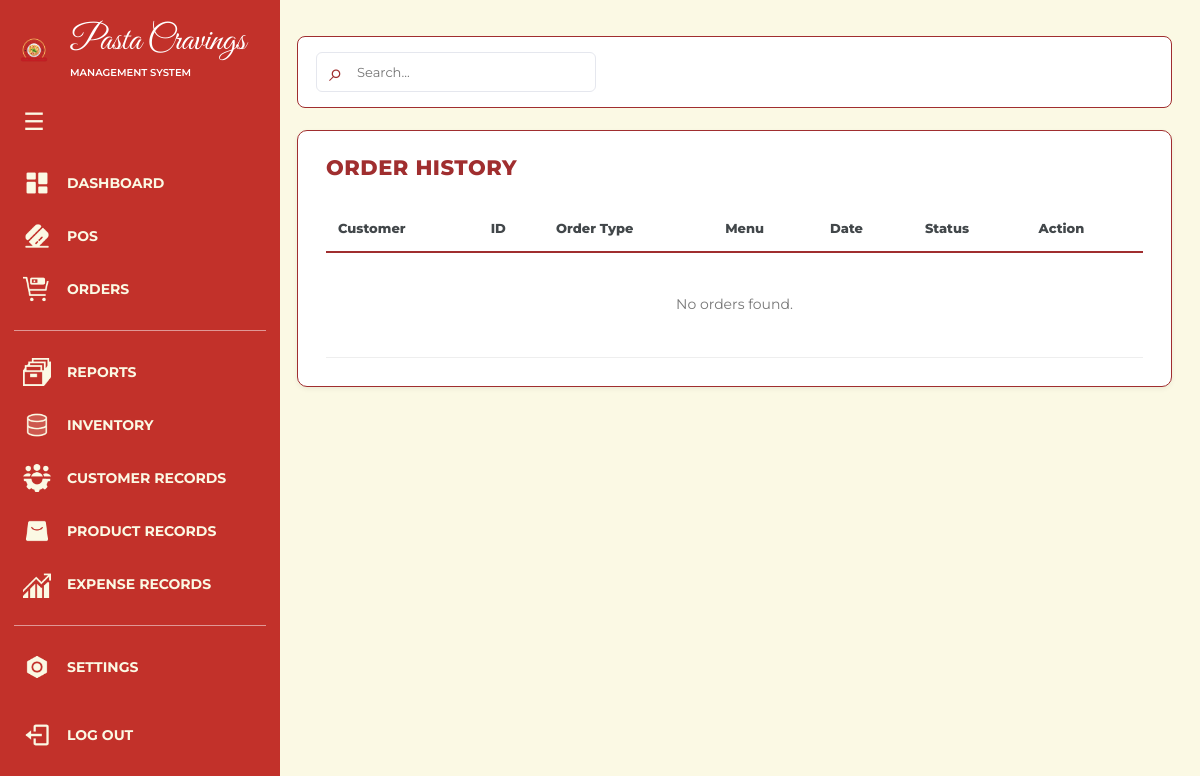
Page /orders/ (signed in) on the earlier database version.
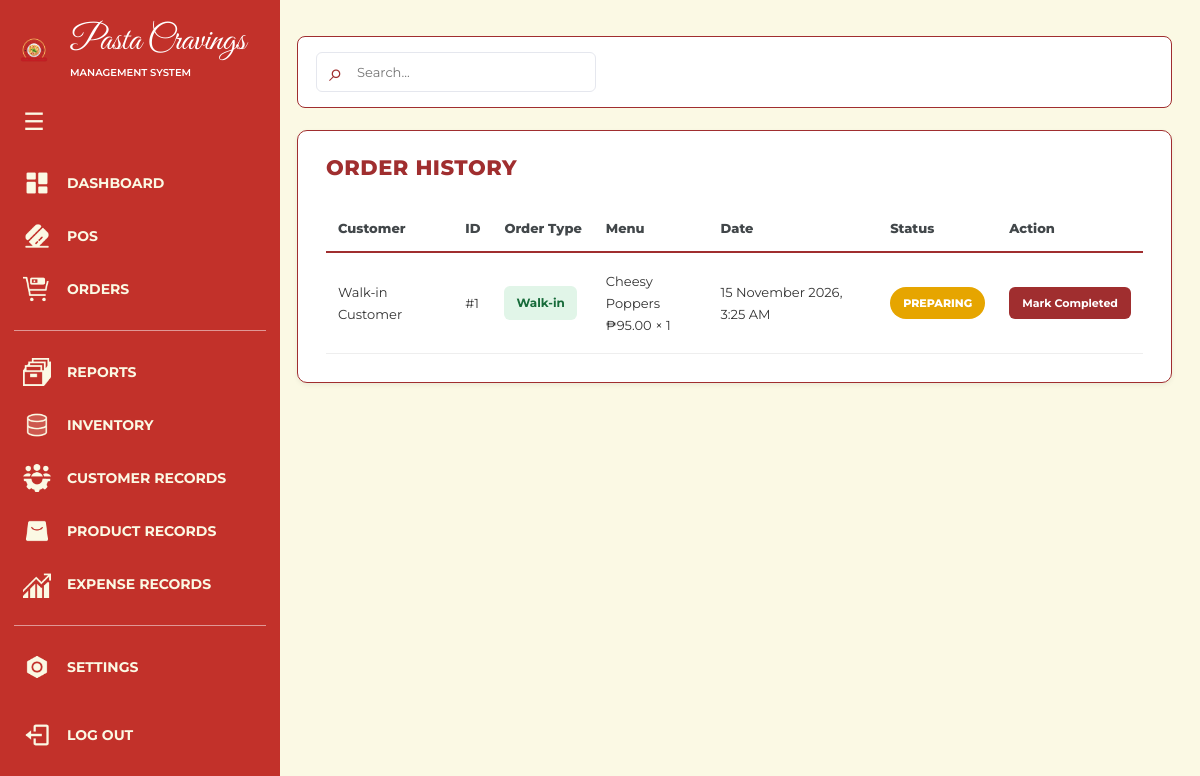
Same page on the later database version.
### apps/orders/models.py (models this page shows, shortened)
class Order(models.Model):
    class Status(models.TextChoices):
        PREPARING = "PREPARING", "Preparing"
        COMPLETED = "COMPLETED", "Completed"
    customer_name = models.CharField(
        max_length=150,
        default="Walk-in Customer"
    )
    order_date = models.DateTimeField(auto_now_add=True)
    status = models.CharField(
        max_length=20,
        choices=Status.choices,
        default=Status.PREPARING
    )
    payment_method = models.CharField(
        max_length=50,
        default="Cash"
    )
    order_type = models.CharField(
        max_length=20,
        default="Dine In"
    )
    subtotal = models.DecimalField(
        max_digits=10,
        decimal_places=2,
        default=Decimal("0.00")
    )
    service_charge = models.DecimalField(
        max_digits=10,
        decimal_places=2,
        default=Decimal("0.00")
    )
    ppn = models.DecimalField(
        max_digits=10,
        decimal_places=2,
        default=Decimal("0.00")
    )
    total_amount = models.DecimalField(
        max_digits=10,
        decimal_places=2,
        default=Decimal("0.00")
    )
    cash_received = models.DecimalField(
        max_digits=10,
        decimal_places=2,
        default=Decimal("0.00")
    )
    change_amount = models.DecimalField(
        max_digits=10,
        decimal_places=2,
        default=Decimal("0.00")
    )

class OrderItem(models.Model):
    order = models.ForeignKey(
        Order,
        on_delete=models.CASCADE,
        related_name="items"
    )
    product_name = models.CharField(max_length=150)
    quantity = models.PositiveIntegerField(
        validators=[MinValueValidator(1)]
    )
    unit_price = models.DecimalField(
        max_digits=10,
        decimal_places=2,
        validators=[MinValueValidator(0)]
    )

### apps/orders/views.py (the view)
# urls.py: path("", views.orders, name="orders"),
@login_required
def orders(request):
    order_list = Order.objects.prefetch_related(
        "items"
    ).order_by("-order_date")
    return render(request, "orders.html", {
        "orders": order_list
    })

### templates/orders.html (shortened to what this page needs)
{% extends "base.html" %}
{% load static %}
{% block extra_css %}
<link rel="stylesheet" href="{% static 'css/orders.css' %}">
{% endblock %}
{% block navbar %}
    {% include "components/navbar_database.html" %}
{% endblock %}
{% block content %}
<main class="main">
    <header class="topbar">
        <label class="search-box">
            <span class="search-icon">⌕</span>
            <input type="search" placeholder="Search...">
        </label>
    </header>
    <section class="order-history">
        <h2>ORDER HISTORY</h2>
        <div class="table-container">
            <table>
                <thead>
                    <tr>
                        <th>Customer</th>
                        <th>ID</th>
                        <th>Order Type</th>
                        <th>Menu</th>
                        <th>Date</th>
                        <th>Status</th>
                        <th>Action</th>
                    </tr>
                </thead>
                <tbody>
                    {% for order in orders %}
                    <tr>
                        <td>{{ order.customer_name }}</td>
                        <td>#{{ order.id }}</td>
                        <td>
                            <span class="order-type {{ order.order_type|lower|slugify }}">
                                {{ order.order_type }}
                            </span>
                        </td>
                        <td>
                            {% for item in order.items.all %}
                                {{ item.product_name }}<br>
                                ₱{{ item.unit_price|floatformat:2 }} × {{ item.quantity }}
                            {% empty %}
                                No items
                            {% endfor %}
                        </td>
                        <td>{{ order.order_date|date:"d F Y, g:i A" }}</td>
                        <td>
                            <span class="status {{ order.status|lower }}">
                                {{ order.get_status_display|upper }}
                            </span>
                        </td>
                        <td>
                            {% if order.status == "PREPARING" or order.status == "COMPLETED" %}
                                <form class="status-form"
                                      action="{% url 'toggle_order_status' order.id %}"
                                      method="post">
                                    <button type="submit" class="status-toggle">
                                        {% if order.status == "PREPARING" %}
                                            Mark Completed
                                        {% else %}
                                            Mark Preparing
                                        {% endif %}
                                    </button>
                                </form>
                            {% else %}
                                —
                            {% endif %}
                        </td>
                    </tr>
                    {% empty %}
                    <tr>
                        <td colspan="7" class="empty-orders">
                            No orders found.
                        </td>
                    </tr>
                    {% endfor %}
                </tbody>
            </table>
        </div>
    </section>
</main>
{% endblock %}

Differences in the rows shown:
added Order: customer_name "Walk-in Customer", id "1", order_type "Walk-in", order_date "15 November 2026, 3:25 AM", status "PREPARING", shows "Mark Completed"
added OrderItem: product_name "Cheesy Poppers", unit_price "95.00", quantity "1"
Other differences:
text no longer shown: "No orders found."
